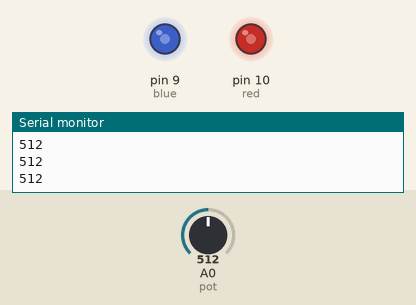
This sketch was run on a simulated Arduino Uno, built with avr-gcc and run on an emulated ATmega328P. Parts: output pins drawn as LEDs (lit = HIGH), the last lines printed to the serial monitor. The test bench sets the inputs (shaded band); at power-on: A0 (pot) = 512.

Above: at 1.2 s.
1.3 s: A0 (pot) set to 716
At 2.1 s:
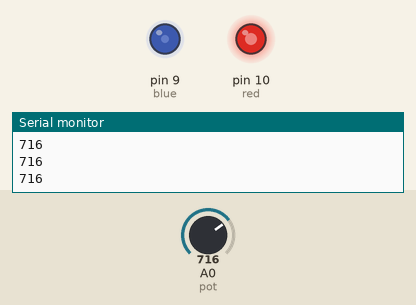
2.8 s: A0 (pot) set to 900
At 3.2 s:
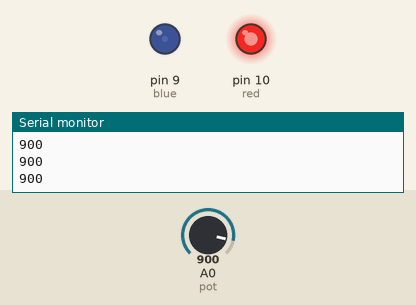
4.3 s: A0 (pot) set to 1023
At 4.6 s:
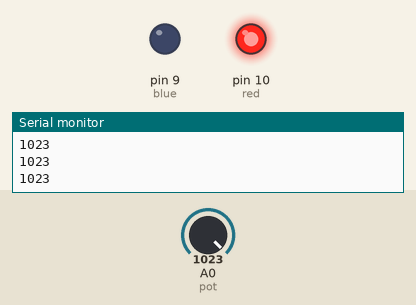
5.8 s: A0 (pot) set to 306
At 6.8 s:
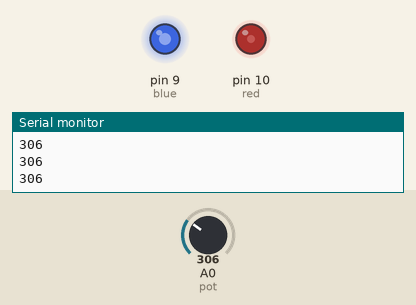
7.3 s: A0 (pot) set to 122
At 7.9 s:
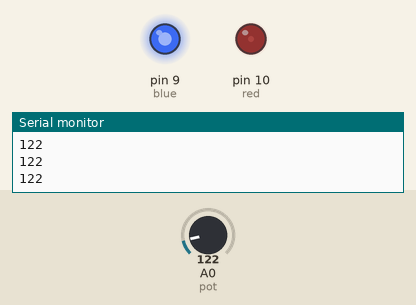
8.8 s: A0 (pot) set to 511
At 10.2 s:
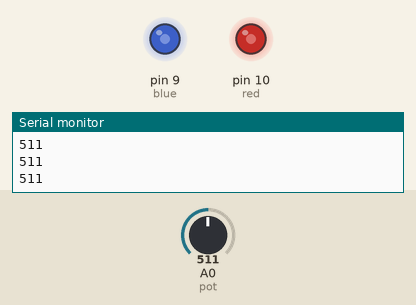
Timing chart, 0 to 11.3 s (numbered marks = the images above; inputs shaded):
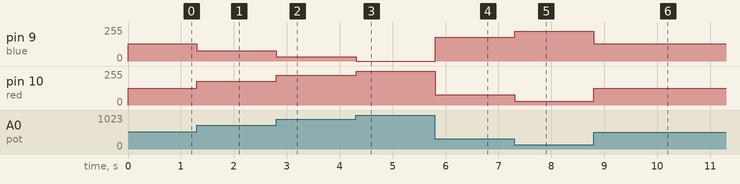

Measured:
- after the input at 1.3 s, pin 9 (blue): 128/255 → 77/255 at once; pin 10 (red): 127/255 → 178/255 at once
- after the input at 2.8 s, pin 9 (blue): 77/255 → 31/255 at once; pin 10 (red): 178/255 → 224/255 at once
- after the input at 4.3 s, pin 9 (blue): 31/255 → 0/255 at once; pin 10 (red): 224/255 → 255/255 at once
- after the input at 5.8 s, pin 9 (blue): 0/255 → 179/255 at once; pin 10 (red): 255/255 → 76/255 at once
- after the input at 7.3 s, pin 9 (blue): 179/255 → 225/255 at once; pin 10 (red): 76/255 → 30/255 at once
- after the input at 8.8 s, pin 9 (blue): 225/255 → 128/255 at once; pin 10 (red): 30/255 → 127/255 at once

The sketch:

light_dimmer.ino
```cpp
int pot = A0;
int blue = 9;
int red = 10;

void setup() {
  pinMode(blue, OUTPUT);
  pinMode(red, OUTPUT);
  Serial.begin(9600);
}

void loop() {
  int potValue = analogRead(pot);

  int blueBrightness = map(potValue, 0, 1023, 255, 0);
  int redBrightness = map(potValue, 0, 1023, 0, 255);

  analogWrite(blue, blueBrightness);
  analogWrite(red, redBrightness);

  Serial.println(potValue);
  delay(10);
}
```
